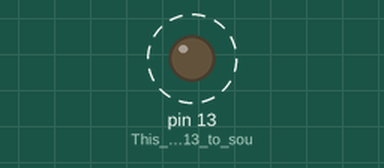
This sketch was run on a simulated Arduino Uno, built with avr-gcc and run on an emulated ATmega328P. Parts: output pins drawn as LEDs (lit = HIGH). Dashed ring = blinking.

Above: at 0.6 s.
Timing chart, 0 to 3.0 s (numbered marks = the images above):
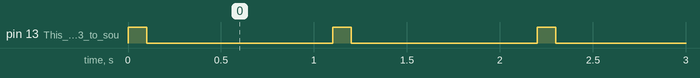

The sketch:

AntiTheft.ino
```cpp
void setup()
{
  pinMode(13,OUTPUT); //This allows PIN 13 to source a lot of electricity (a lot of amps)

}


void loop()
{
  digitalWrite(13,HIGH); // Makes PIN 13 High Voltage
  delay(100); //This keeps your Arduino from bricking
  digitalWrite(13,LOW);
  delay(1000);
}
```

Measured:
- by itself, pin 13 (This_allows_PIN_13_to_sou): alternates HIGH for 0.10 s and LOW for 1.0 s
